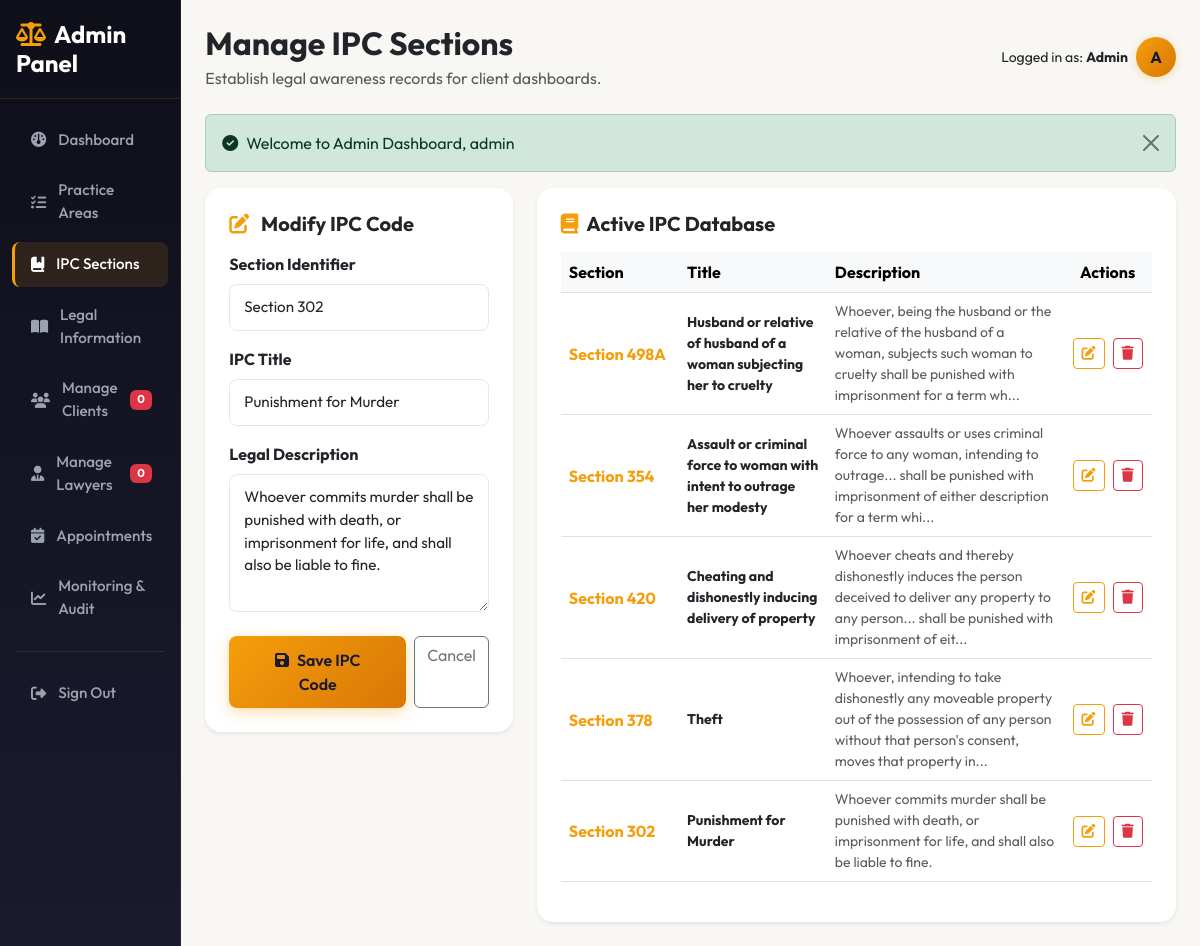
The app's page /admin/ipc.php?action=edit&id=1 (signed in) with its own data.
### tables this page shows
CREATE TABLE IF NOT EXISTS ipc_sections (
    ipc_id INT AUTO_INCREMENT PRIMARY KEY,
    section_number VARCHAR(50) NOT NULL UNIQUE,
    title VARCHAR(255) NOT NULL,
    description TEXT NOT NULL
);

### admin/ipc.php (the view, shortened to what this page needs)
<?php
require_once __DIR__ . '/../config/db.php';
$edit_mode = false;
$edit_section = "";
$edit_title = "";
$edit_desc = "";
if (isset($_GET['action']) && $_GET['action'] === 'edit' && isset($_GET['id'])) {
    $edit_mode = true;
    $edit_id = (int)$_GET['id'];
    $stmt = $conn->prepare("SELECT * FROM ipc_sections WHERE ipc_id = ?");
    $stmt->execute([$edit_id]);
    $ipc = $stmt->fetch();
    if ($ipc) {
        $edit_section = $ipc['section_number'];
        $edit_title = $ipc['title'];
        $edit_desc = $ipc['description'];
    } else {
        $edit_mode = false;
    }
}
$ipc_sections = [];
try {
    $ipc_sections = $conn->query("SELECT * FROM ipc_sections ORDER BY ipc_id DESC")->fetchAll();
    $pending_users = $conn->query("SELECT COUNT(*) FROM users WHERE status = 'Pending'")->fetchColumn();
    $pending_lawyers = $conn->query("SELECT COUNT(*) FROM lawyers WHERE status = 'Pending'")->fetchColumn();
} catch (PDOException $e) {
    $error_msg = "Error loading list: " . $e->getMessage();
}
?>
<!DOCTYPE html>
<html lang="en">
<head>
    <link href="https://cdn.jsdelivr.net/npm/bootstrap@5.3.0/dist/css/bootstrap.min.css" rel="stylesheet">
    <link href="https://cdnjs.cloudflare.com/ajax/libs/font-awesome/6.4.0/css/all.min.css" rel="stylesheet">
    <link href="/legalconnect/assets/css/style.css?v=3" rel="stylesheet">
</head>
<body>
<div class="dashboard-container">
    <aside class="sidebar">
        <div class="sidebar-header">
            <h4 class="text-white fw-bold mb-0"><i class="fa-solid fa-scale-balanced text-warning me-2"></i>Admin Panel</h4>
        </div>
        <nav class="nav flex-column py-3">
            <a class="nav-link" href="/legalconnect/admin/dashboard.php"><i class="fa-solid fa-gauge"></i> Dashboard</a>
            <a class="nav-link" href="/legalconnect/admin/categories.php"><i class="fa-solid fa-list-check"></i> Practice Areas</a>
            <a class="nav-link active" href="/legalconnect/admin/ipc.php"><i class="fa-solid fa-book-bookmark"></i> IPC Sections</a>
            <a class="nav-link" href="/legalconnect/admin/legal_information.php"><i class="fa-solid fa-book-open"></i> Legal Information</a>
            <a class="nav-link" href="/legalconnect/admin/users.php"><i class="fa-solid fa-users"></i> Manage Clients <span class="badge bg-danger ms-auto"><?php echo $pending_users; ?></span></a>
            <a class="nav-link" href="/legalconnect/admin/lawyers.php"><i class="fa-solid fa-user-tie"></i> Manage Lawyers <span class="badge bg-danger ms-auto"><?php echo $pending_lawyers; ?></span></a>
            <a class="nav-link" href="/legalconnect/admin/appointments.php"><i class="fa-solid fa-calendar-check"></i> Appointments</a>
            <a class="nav-link" href="/legalconnect/admin/monitoring.php"><i class="fa-solid fa-chart-line"></i> Monitoring &amp; Audit</a>
            <hr class="border-secondary mx-3">
            <a class="nav-link text-danger" href="/legalconnect/logout.php"><i class="fa-solid fa-right-from-bracket"></i> Sign Out</a>
        </nav>
    </aside>
    <main class="main-content">
        <header class="d-flex justify-content-between align-items-center mb-4">
            <div>
                <h2 class="fw-bold text-dark mb-1">Manage IPC Sections</h2>
                <p class="text-muted mb-0">Establish legal awareness records for client dashboards.</p>
            </div>
            <div class="d-flex align-items-center gap-2">
                <span class="text-dark small">Logged in as: <strong>Admin</strong></span>
                <div class="avatar-circle">A</div>
            </div>
        </header>
        <?php if (isset($_SESSION['success'])): ?>
            <div class="alert alert-success alert-dismissible fade show" role="alert">
                <i class="fa-solid fa-circle-check me-2"></i><?php echo $_SESSION['success']; unset($_SESSION['success']); ?>
                <button type="button" class="btn-close" data-bs-dismiss="close" aria-label="Close"></button>
            </div>
        <?php endif; ?>
        <div class="row g-4">
            <div class="col-lg-4">
                <div class="card border-0 shadow-sm p-4 rounded-4 bg-white">
                    <h5 class="fw-bold text-dark mb-3">
                        <i class="fa-solid <?php echo $edit_mode ? 'fa-pen-to-square text-warning' : 'fa-circle-plus text-success'; ?> me-2"></i>
                        <?php echo $edit_mode ? "Modify IPC Code" : "Add IPC Section"; ?>
                    </h5>
                    <form method="POST" action="">
                        <div class="mb-3">
                            <label for="section_number" class="form-label fw-bold">Section Identifier</label>
                            <input type="text" class="form-control" id="section_number" name="section_number" required placeholder="e.g. Section 378" value="<?php echo htmlspecialchars($edit_section); ?>">
                        </div>
                        <div class="mb-3">
                            <label for="title" class="form-label fw-bold">IPC Title</label>
                            <input type="text" class="form-control" id="title" name="title" required placeholder="e.g. Theft" value="<?php echo htmlspecialchars($edit_title); ?>">
                        </div>
                        <div class="mb-4">
                            <label for="description" class="form-label fw-bold">Legal Description</label>
                            <textarea class="form-control" id="description" name="description" rows="5" required placeholder="Explain parameters, punishments, and fine provisions of this legal code..."><?php echo htmlspecialchars($edit_desc); ?></textarea>
                        </div>
                        <div class="d-flex gap-2">
                            <button type="submit" class="btn btn-gold flex-grow-1" name="save_ipc">
                                <i class="fa-solid fa-save me-2"></i>Save IPC Code
                            </button>
                            <?php if ($edit_mode): ?>
                                <a href="/legalconnect/admin/ipc.php" class="btn btn-outline-secondary">Cancel</a>
                            <?php endif; ?>
                        </div>
                    </form>
                </div>
            </div>
            <div class="col-lg-8">
                <div class="card border-0 shadow-sm p-4 rounded-4 bg-white">
                    <h5 class="fw-bold text-dark mb-3"><i class="fa-solid fa-book text-warning me-2"></i>Active IPC Database</h5>
                    <div class="table-responsive">
                        <table class="table table-hover align-middle">
                            <thead class="table-light">
                                <tr>
                                    <th style="width: 20%">Section</th>
                                    <th style="width: 25%">Title</th>
                                    <th style="width: 40%">Description</th>
                                    <th style="width: 15%" class="text-center">Actions</th>
                                </tr>
                            </thead>
                            <tbody>
                                <?php if (!empty($ipc_sections)): ?>
                                    <?php foreach ($ipc_sections as $ipc): ?>
                                        <tr>
                                            <td class="fw-bold text-warning"><?php echo htmlspecialchars($ipc['section_number']); ?></td>
                                            <td class="fw-bold text-dark small"><?php echo htmlspecialchars($ipc['title']); ?></td>
                                            <td class="text-muted small"><?php echo nl2br(htmlspecialchars(substr($ipc['description'], 0, 150))) . (strlen($ipc['description']) > 150 ? '...' : ''); ?></td>
                                            <td class="text-center">
                                                <div class="d-flex gap-2 justify-content-center">
                                                    <a href="/legalconnect/admin/ipc.php?action=edit&id=<?php echo $ipc['ipc_id']; ?>" class="btn btn-sm btn-outline-warning" title="Edit">
                                                        <i class="fa-solid fa-pen-to-square"></i>
                                                    </a>
                                                    <a href="/legalconnect/admin/ipc.php?action=delete&id=<?php echo $ipc['ipc_id']; ?>" class="btn btn-sm btn-outline-danger" title="Delete" onclick="return confirm('Are you sure you want to delete this IPC Section?');">
                                                        <i class="fa-solid fa-trash"></i>
                                                    </a>
                                                </div>
                                            </td>
                                        </tr>
                                    <?php endforeach; ?>
                                <?php else: ?>
                                    <tr>
                                        <td colspan="4" class="text-center text-muted py-3">No IPC sections added yet. Create one on the left.</td>
                                    </tr>
                                <?php endif; ?>
                            </tbody>
                        </table>
                    </div>
                </div>
            </div>
        </div>
    </main>
</div>
</body>
</html>

### assets/css/style.css (style rules this page uses)
:root { --primary-dark: #0f0f1a; --secondary-dark: #1a1a2e; --accent-gold: #f59e0b; --accent-gold-hover: #d97706; --text-light: #fafafa; --text-muted: #9ca3af; --bg-light: #f8f7f4; --card-shadow: 0 4px 24px rgba(0, 0, 0, 0.08), 0 1px 4px rgba(0, 0, 0, 0.04); --transition: all 0.25s cubic-bezier(0.4, 0, 0.2, 1); }
body { font-family: 'Outfit', sans-serif; background-color: var(--bg-light); color: #1a1a2e; overflow-x: hidden; }
.nav-link { font-weight: 500; color: #4b5563 !important; transition: var(--transition); }
.nav-link:hover, .nav-link.active { color: var(--accent-gold) !important; }
.btn-gold { background: linear-gradient(135deg, #f59e0b 0%, #d97706 100%); color: #1a1a2e; font-weight: 600; padding: 12px 28px; border-radius: 8px; border: none; transition: var(--transition); box-shadow: 0 4px 15px rgba(245, 158, 11, 0.35); }
.dashboard-container { display: flex; min-height: 100vh; }
.sidebar { width: 260px; background: linear-gradient(180deg, #0f0f1a 0%, #1a1a2e 100%); border-right: 1px solid rgba(245, 158, 11, 0.1); color: #ffffff; transition: var(--transition); z-index: 1000; }
.sidebar .nav-link { color: #9ca3af !important; padding: 11px 16px; border-radius: 8px; margin: 3px 12px; display: flex; align-items: center; gap: 12px; font-size: 0.95rem; font-weight: 500; border-left: 3px solid transparent; transition: var(--transition); }
.sidebar .nav-link:hover, .sidebar .nav-link.active { color: #ffffff !important; background-color: rgba(245, 158, 11, 0.12); border-left-color: var(--accent-gold); }
.sidebar-header { padding: 20px 16px; border-bottom: 1px solid rgba(245, 158, 11, 0.15); }
.sidebar-header h4 { color: #ffffff !important; }
.main-content { flex-grow: 1; background-color: #f8f7f4; padding: 24px; }
.form-control, .form-select { padding: 11px 14px; border-radius: 8px; border: 1.5px solid #e5e7eb; background-color: #ffffff; font-size: 0.95rem; transition: var(--transition); }
.avatar-circle { width: 40px; height: 40px; border-radius: 50%; background: linear-gradient(135deg, var(--accent-gold), var(--accent-gold-hover)); color: #1a1a2e; display: flex; align-items: center; justify-content: center; font-weight: 700; font-size: 1rem; text-transform: uppercase; box-shadow: 0 2px 8px rgba(245, 158, 11, 0.3); }
.text-warning { color: var(--accent-gold) !important; }
.btn-outline-warning { color: var(--accent-gold) !important; border-color: var(--accent-gold) !important; background-color: transparent !important; font-weight: 600 !important; transition: var(--transition) !important; }

### records on screen
ipc_sections: section_number "Section 302", title "Punishment for Murder", description "Whoever commits murder shall be punished with death, or imprisonment for life, and shall also be liable to fine."
ipc_sections: section_number "Section 498A", title "Husband or relative of husband of a woman subjecting her to cruelty", description "Whoever, being the husband or the relative of the husband of a woman, subjects such woman to cruelty shall be punished with imprisonment for a term wh"
ipc_sections: section_number "Section 354", title "Assault or criminal force to woman with intent to outrage her modesty", description "Whoever assaults or uses criminal force to any woman, intending to outrage... shall be punished with imprisonment of either description for a term whi"
ipc_sections: section_number "Section 420", title "Cheating and dishonestly inducing delivery of property", description "Whoever cheats and thereby dishonestly induces the person deceived to deliver any property to any person... shall be punished with imprisonment of eit"
ipc_sections: section_number "Section 378", title "Theft", description "Whoever, intending to take dishonestly any moveable property out of the possession of any person without that person's consent, moves that property in"

### other values on screen
$pending_users "0"
$pending_lawyers "0"
$_SESSION['success'] "Welcome to Admin Dashboard, admin"
